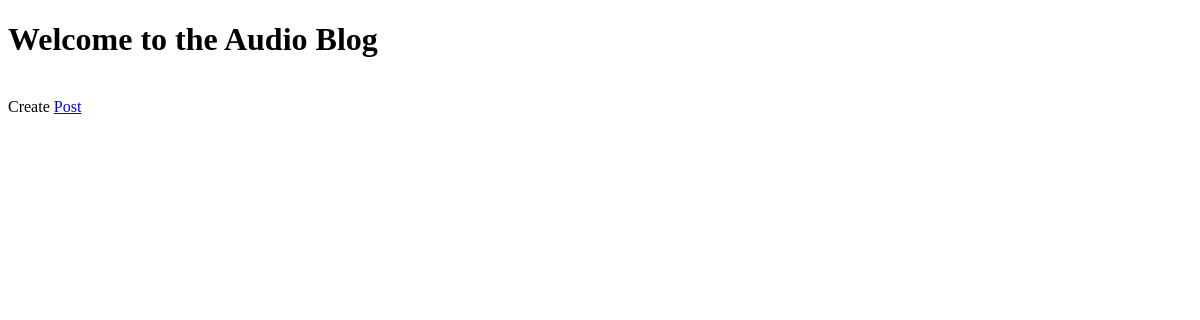
/posts/, run on an earlier commit of the app's database.
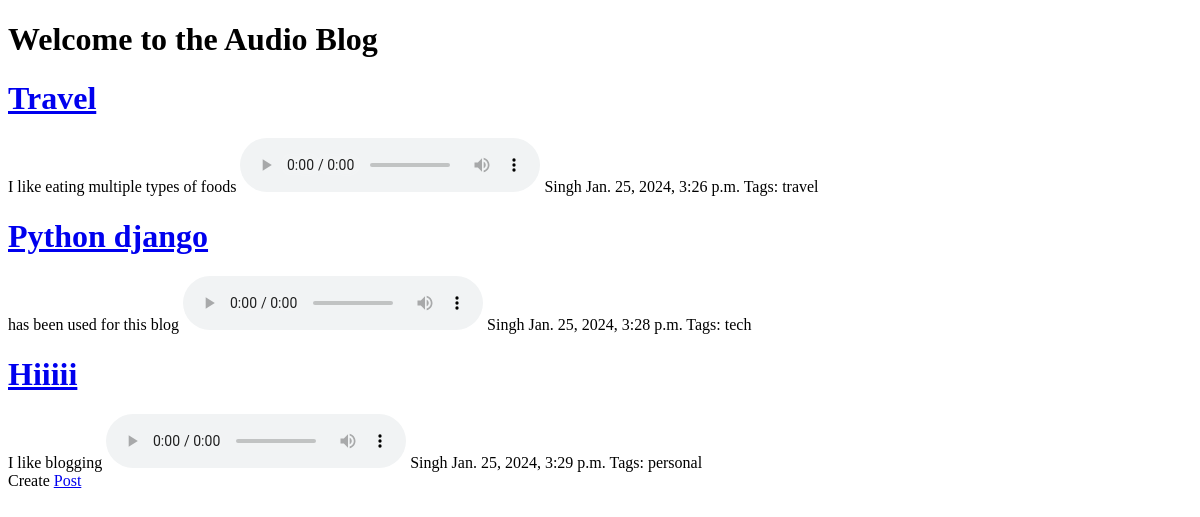
And on a later commit of the database.
### blog/models.py (models this page shows, shortened)
class Post(models.Model):
    title = models.CharField(max_length=200)
    content = models.TextField(max_length=800)
    audio = models.FileField(upload_to="media/songdir")
    author = models.ForeignKey(Author, on_delete=models.CASCADE)
    date = models.DateTimeField(
        auto_now=True,
    )
    tags = TaggableManager()

class Author(models.Model):
    first_name = models.CharField(max_length=50)
    last_name = models.CharField(max_length=50)
    email_id = models.EmailField(max_length=100)
    def __str__(self):
        return self.last_name

### blog/views.py (the view)
# urls.py: path("posts/", PostListView.as_view(), name="post-list"),
class PostListView(ListView):
    model = Post
    template_name = "blog/index.html"
    fields = ["title", "content", "audio", "date", "author", "tags"]
    paginate_by = 10

### blog/templates/blog/index.html (shortened to what this page needs)
<!DOCTYPE html>
<html lang="en">
  <head>
  </head>
  <body>
    <div>
        <h1> Welcome to the Audio Blog</h1>
  {% block content %}
{% for post in post_list %}
<h1><a href="{% url 'blog:post-detail' pk=post.pk %}">{{ post.title }}</h1></a>
{{post.content}}
<audio src="{{ post.audio.url }}" controls="controls">
</audio>
{{post.author}}
{{post.date}}
Tags: {% for tag in post.tags.all %}{{ tag }}{% if not forloop.last %}, {% endif %}{% endfor %}
{% endfor %}
     {% endblock %}
<br>
Create <a href="{% url 'blog:post-create' %}">Post</a>
    </div>
  </body>
</html>

What changed in the data, as far as the page shows it:
added Post: title "Travel", content "I like eating multiple types of foods", author "Singh", date "Jan. 25, 2024, 3:26 p.m."
added Tag: name "travel", shown under "Travel"
added Post: title "Python django", content "has been used for this blog", author "Singh", date "Jan. 25, 2024, 3:28 p.m."
added Tag: name "tech", shown under "Python django"
added Post: title "Hiiiii", content "I like blogging", author "Singh", date "Jan. 25, 2024, 3:29 p.m."
now on this page (row unchanged): Tag: name "personal", shown under "Hiiiii"
